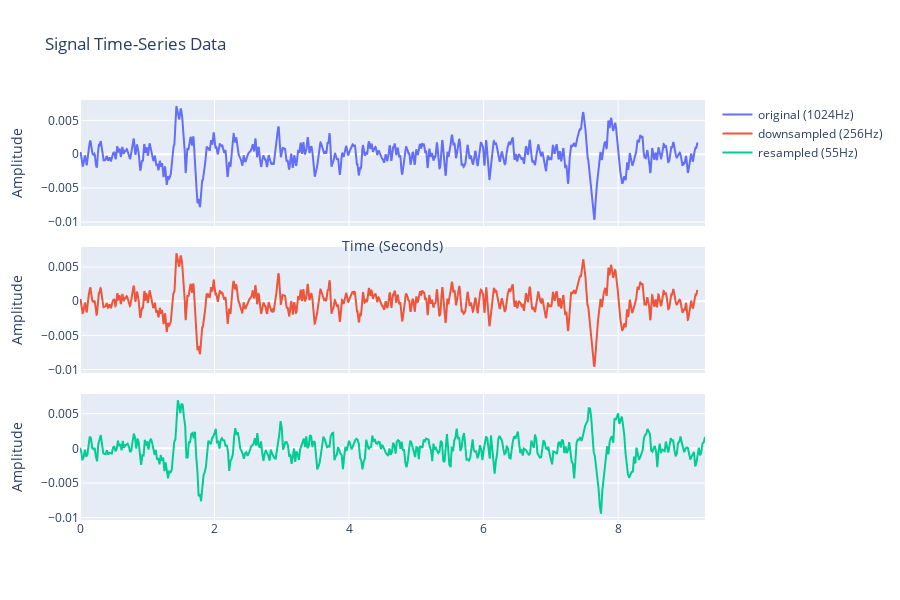

The cell this chart's notebook holds for it:
### Code cell
orig_signal = fm_events[sample][:, sensor]
print(f"{orig_signal.shape = }")

downsampled_signal = downsample_signal(orig_signal, orig_freq, down_freq)
print(f"{downsampled_signal.shape = }")

resampled_signal, resampled_freq = resample_signal(downsampled_signal, target_len, down_freq)
print(f"{resampled_signal.shape = }")
print(f"{resampled_freq = }")

plot_signals_interactive([orig_signal, downsampled_signal, resampled_signal], freqs=[orig_freq, down_freq, resampled_freq],
             labels=[f'original ({orig_freq}Hz)', f'downsampled ({down_freq}Hz)', f'resampled ({resampled_freq}Hz)'])

### Figure 1 — Plotly figure (JSON) as saved in the notebook; plotly's stock layout.template omitted (floating-point values rounded to 4 significant figures; data arrays with more than 128 entries replaced by an {"elided": "..."} marker saying what was removed)
{"data": [{"mode": "lines", "name": "original (1024Hz)", "type": "scatter", "x": {"elided": "9400 float values"}, "xaxis": "x", "y": {"elided": "9400 float values"}, "yaxis": "y"}, {"mode": "lines", "name": "downsampled (256Hz)", "type": "scatter", "x": {"elided": "2350 float values"}, "xaxis": "x2", "y": {"elided": "2350 float values"}, "yaxis": "y2"}, {"mode": "lines", "name": "resampled (55Hz)", "type": "scatter", "x": {"elided": "512 float values"}, "xaxis": "x3", "y": {"elided": "512 float values"}, "yaxis": "y3"}], "layout": {"height": 600, "showlegend": true, "title": {"text": "Signal Time-Series Data"}, "xaxis": {"anchor": "y", "domain": [0, 1], "matches": "x3", "showticklabels": false, "title": {"text": "Time (Seconds)"}}, "xaxis2": {"anchor": "y2", "domain": [0, 1], "matches": "x3", "showticklabels": false}, "xaxis3": {"anchor": "y3", "domain": [0, 1]}, "yaxis": {"anchor": "x", "domain": [0.7, 1], "title": {"text": "Amplitude"}}, "yaxis2": {"anchor": "x2", "domain": [0.35, 0.65], "title": {"text": "Amplitude"}}, "yaxis3": {"anchor": "x3", "domain": [0, 0.3], "title": {"text": "Amplitude"}}}}
